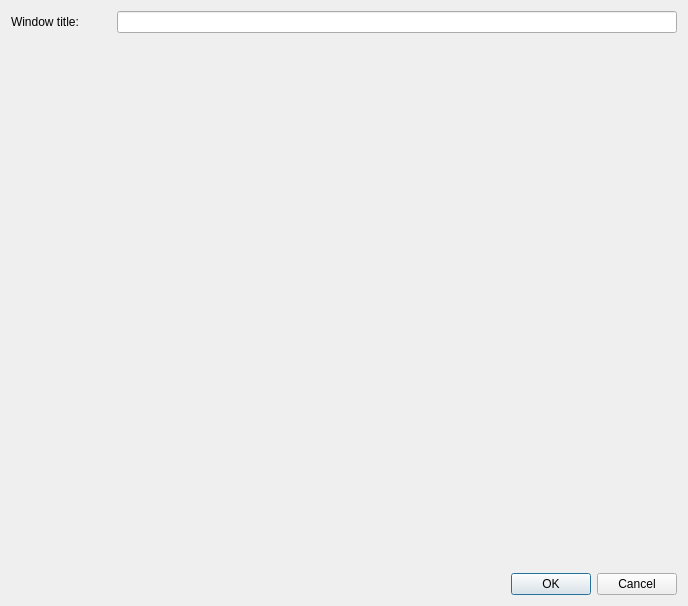
<?xml version="1.0" encoding="UTF-8"?>
<ui version="4.0">
 <class>A2LCalSingleConfigDlg</class>
 <widget class="QDialog" name="A2LCalSingleConfigDlg">
  <property name="geometry">
   <rect>
    <x>0</x>
    <y>0</y>
    <width>688</width>
    <height>606</height>
   </rect>
  </property>
  <property name="windowTitle">
   <string>Configure characteristic view</string>
  </property>
  <property name="windowIcon">
   <iconset resource="../../Icons.qrc">
    <normaloff>:/Icons/Application.ico</normaloff>:/Icons/Application.ico</iconset>
  </property>
  <layout class="QVBoxLayout" name="verticalLayout">
   <item>
    <layout class="QHBoxLayout" name="horizontalLayout_2">
     <item>
      <widget class="QLabel" name="label_2">
       <property name="minimumSize">
        <size>
         <width>100</width>
         <height>0</height>
        </size>
       </property>
       <property name="text">
        <string>Window title:</string>
       </property>
      </widget>
     </item>
     <item>
      <widget class="QLineEdit" name="WindowTitleLineEdit"/>
     </item>
    </layout>
   </item>
   <item>
    <widget class="A2LSelectWidget" name="A2LSelect" native="true"/>
   </item>
   <item>
    <widget class="QDialogButtonBox" name="buttonBox">
     <property name="orientation">
      <enum>Qt::Horizontal</enum>
     </property>
     <property name="standardButtons">
      <set>QDialogButtonBox::Cancel|QDialogButtonBox::Ok</set>
     </property>
    </widget>
   </item>
  </layout>
 </widget>
 <customwidgets>
  <customwidget>
   <class>A2LSelectWidget</class>
   <extends>QWidget</extends>
   <header>A2LSelectWidget.h</header>
   <container>1</container>
  </customwidget>
 </customwidgets>
 <resources>
  <include location="../../Icons.qrc"/>
 </resources>
 <connections>
  <connection>
   <sender>buttonBox</sender>
   <signal>accepted()</signal>
   <receiver>A2LCalSingleConfigDlg</receiver>
   <slot>accept()</slot>
   <hints>
    <hint type="sourcelabel">
     <x>248</x>
     <y>254</y>
    </hint>
    <hint type="destinationlabel">
     <x>157</x>
     <y>274</y>
    </hint>
   </hints>
  </connection>
  <connection>
   <sender>buttonBox</sender>
   <signal>rejected()</signal>
   <receiver>A2LCalSingleConfigDlg</receiver>
   <slot>reject()</slot>
   <hints>
    <hint type="sourcelabel">
     <x>316</x>
     <y>260</y>
    </hint>
    <hint type="destinationlabel">
     <x>286</x>
     <y>274</y>
    </hint>
   </hints>
  </connection>
 </connections>
</ui>
